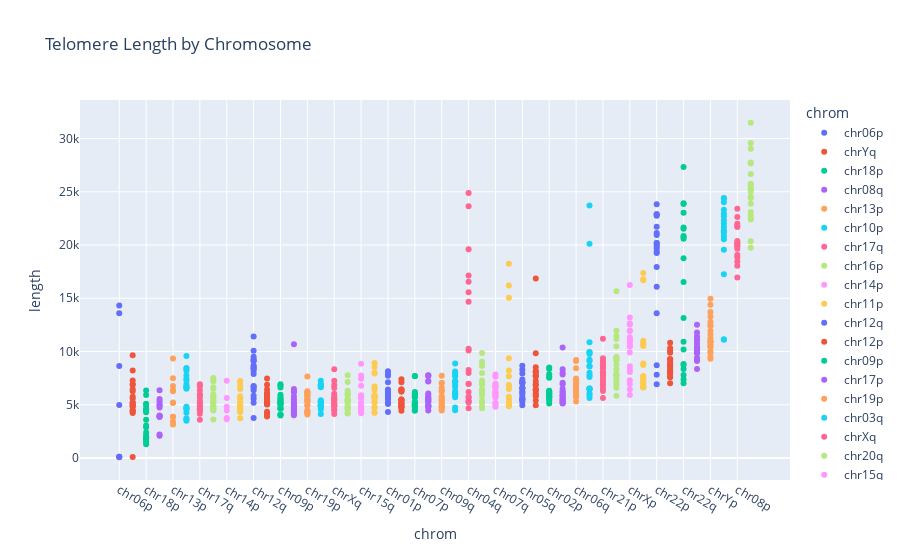

Notebook source saved alongside this figure:
### Code cell
fig = px.scatter(masterdf.sort_values('length'), x='chrom', y='length',color ='chrom', 
             title = 'Telomere Length by Chromosome',)
fig.show()

### Figure 1 — Plotly figure (JSON) as saved in the notebook; plotly's stock layout.template omitted (floating-point values rounded to 4 significant figures)
{"data": [{"hovertemplate": "chrom=%{x}<br>length=%{y}<extra></extra>", "legendgroup": "chr06p", "marker": {"color": "#636efa", "symbol": "circle"}, "mode": "markers", "name": "chr06p", "orientation": "v", "showlegend": true, "type": "scatter", "x": ["chr06p", "chr06p", "chr06p", "chr06p", "chr06p", "chr06p", "chr06p"], "xaxis": "x", "y": [70, 119, 120, 4982.0, 8651, 13583, 14321], "yaxis": "y"}, {"hovertemplate": "chrom=%{x}<br>length=%{y}<extra></extra>", "legendgroup": "chrYq", "marker": {"color": "#EF553B", "symbol": "circle"}, "mode": "markers", "name": "chrYq", "orientation": "v", "showlegend": true, "type": "scatter", "x": ["chrYq", "chrYq", "chrYq", "chrYq", "chrYq", "chrYq", "chrYq", "chrYq", "chrYq", "chrYq", "chrYq", "chrYq", "chrYq", "chrYq", "chrYq", "chrYq", "chrYq", "chrYq", "chrYq", "chrYq"], "xaxis": "x", "y": [93, 4224, 4340, 4448.0, 4481, 4819, 4849, 4980.0, 5056, 5171, 5224, 5593, 5751, 6262, 6460.0, 6893, 6909, 7269, 8224.0, 9648], "yaxis": "y"}, {"hovertemplate": "chrom=%{x}<br>length=%{y}<extra></extra>", "legendgroup": "chr18p", "marker": {"color": "#00cc96", "symbol": "circle"}, "mode": "markers", "name": "chr18p", "orientation": "v", "showlegend": true, "type": "scatter", "x": ["chr18p", "chr18p", "chr18p", "chr18p", "chr18p", "chr18p", "chr18p", "chr18p", "chr18p", "chr18p", "chr18p", "chr18p", "chr18p", "chr18p", "chr18p", "chr18p", "chr18p", "chr18p", "chr18p", "chr18p"], "xaxis": "x", "y": [1284, 1537, 1721, 1864, 1905, 1917, 2008.0, 2096.0, 2399, 2896.0, 3058, 3602.0, 4300, 4472, 4519, 4676, 5012, 5084.0, 5916.0, 6343], "yaxis": "y"}, {"hovertemplate": "chrom=%{x}<br>length=%{y}<extra></extra>", "legendgroup": "chr08q", "marker": {"color": "#ab63fa", "symbol": "circle"}, "mode": "markers", "name": "chr08q", "orientation": "v", "showlegend": true, "type": "scatter", "x": ["chr08q", "chr08q", "chr08q", "chr08q", "chr08q", "chr08q", "chr08q", "chr08q", "chr08q", "chr08q", "chr08q", "chr08q"], "xaxis": "x", "y": [2080, 2195, 3848, 3899, 3936, 3998, 4748, 4928, 5055, 5336.0, 5544, 6364.0], "yaxis": "y"}, {"hovertemplate": "chrom=%{x}<br>length=%{y}<extra></extra>", "legendgroup": "chr13p", "marker": {"color": "#FFA15A", "symbol": "circle"}, "mode": "markers", "name": "chr13p", "orientation": "v", "showlegend": true, "type": "scatter", "x": ["chr13p", "chr13p", "chr13p", "chr13p", "chr13p", "chr13p", "chr13p", "chr13p", "chr13p", "chr13p", "chr13p"], "xaxis": "x", "y": [3156.0, 3431, 3864, 3872, 5176.0, 5216, 6257, 6375, 6772.0, 7491, 9339], "yaxis": "y"}, {"hovertemplate": "chrom=%{x}<br>length=%{y}<extra></extra>", "legendgroup": "chr10p", "marker": {"color": "#19d3f3", "symbol": "circle"}, "mode": "markers", "name": "chr10p", "orientation": "v", "showlegend": true, "type": "scatter", "x": ["chr10p", "chr10p", "chr10p", "chr10p", "chr10p", "chr10p", "chr10p", "chr10p", "chr10p", "chr10p", "chr10p", "chr10p", "chr10p", "chr10p", "chr10p", "chr10p", "chr10p", "chr10p", "chr10p", "chr10p"], "xaxis": "x", "y": [3503, 3650, 3728, 4250.0, 4549, 4661, 4694.0, 4818, 6497, 6628, 6636, 6706.0, 6927, 7268.0, 7436.0, 7745, 8199, 8383, 8443, 9573], "yaxis": "y"}, {"hovertemplate": "chrom=%{x}<br>length=%{y}<extra></extra>", "legendgroup": "chr17q", "marker": {"color": "#FF6692", "symbol": "circle"}, "mode": "markers", "name": "chr17q", "orientation": "v", "showlegend": true, "type": "scatter", "x": ["chr17q", "chr17q", "chr17q", "chr17q", "chr17q", "chr17q", "chr17q", "chr17q", "chr17q", "chr17q", "chr17q", "chr17q", "chr17q", "chr17q", "chr17q", "chr17q", "chr17q", "chr17q", "chr17q", "chr17q"], "xaxis": "x", "y": [3591, 4152, 4463, 4496, 4517, 4518, 4633, 4641, 4645, 4874, 4896, 5140.0, 5172.0, 5376, 5680.0, 5914.0, 5965, 6374.0, 6738.0, 6918], "yaxis": "y"}, {"hovertemplate": "chrom=%{x}<br>length=%{y}<extra></extra>", "legendgroup": "chr16p", "marker": {"color": "#B6E880", "symbol": "circle"}, "mode": "markers", "name": "chr16p", "orientation": "v", "showlegend": true, "type": "scatter", "x": ["chr16p", "chr16p", "chr16p", "chr16p", "chr16p", "chr16p", "chr16p", "chr16p", "chr16p", "chr16p", "chr16p", "chr16p", "chr16p", "chr16p", "chr16p", "chr16p", "chr16p", "chr16p", "chr16p", "chr16p"], "xaxis": "x", "y": [3623, 4452, 4609, 4630, 4715, 4878, 4904, 5182, 5248.0, 5296.0, 5460, 5620.0, 5743, 5767, 5984, 6502.0, 6646.0, 7217, 7353, 7522], "yaxis": "y"}, {"hovertemplate": "chrom=%{x}<br>length=%{y}<extra></extra>", "legendgroup": "chr14p", "marker": {"color": "#FF97FF", "symbol": "circle"}, "mode": "markers", "name": "chr14p", "orientation": "v", "showlegend": true, "type": "scatter", "x": ["chr14p", "chr14p", "chr14p", "chr14p", "chr14p", "chr14p"], "xaxis": "x", "y": [3630, 3762, 4470, 4806, 5623, 7255], "yaxis": "y"}, {"hovertemplate": "chrom=%{x}<br>length=%{y}<extra></extra>", "legendgroup": "chr11p", "marker": {"color": "#FECB52", "symbol": "circle"}, "mode": "markers", "name": "chr11p", "orientation": "v", "showlegend": true, "type": "scatter", "x": ["chr11p", "chr11p", "chr11p", "chr11p", "chr11p", "chr11p", "chr11p", "chr11p", "chr11p", "chr11p", "chr11p", "chr11p", "chr11p", "chr11p", "chr11p", "chr11p", "chr11p", "chr11p", "chr11p", "chr11p"], "xaxis": "x", "y": [3735, 4306, 4479, 4598, 4658.0, 4720.0, 4797, 4934, 4947, 5012, 5144.0, 5172, 5226.0, 5607, 5632.0, 5801, 6479, 6724.0, 7054, 7238], "yaxis": "y"}, {"hovertemplate": "chrom=%{x}<br>length=%{y}<extra></extra>", "legendgroup": "chr12q", "marker": {"color": "#636efa", "symbol": "circle"}, "mode": "markers", "name": "chr12q", "orientation": "v", "showlegend": true, "type": "scatter", "x": ["chr12q", "chr12q", "chr12q", "chr12q", "chr12q", "chr12q", "chr12q", "chr12q", "chr12q", "chr12q", "chr12q", "chr12q", "chr12q", "chr12q", "chr12q", "chr12q", "chr12q", "chr12q", "chr12q", "chr12q"], "xaxis": "x", "y": [3759, 5189, 5558, 5840, 6352.0, 6581, 6703, 6753, 7887, 8168, 8408, 8410.0, 8568.0, 8694, 9102, 9122, 9264, 9503, 10071, 11408], "yaxis": "y"}, {"hovertemplate": "chrom=%{x}<br>length=%{y}<extra></extra>", "legendgroup": "chr12p", "marker": {"color": "#EF553B", "symbol": "circle"}, "mode": "markers", "name": "chr12p", "orientation": "v", "showlegend": true, "type": "scatter", "x": ["chr12p", "chr12p", "chr12p", "chr12p", "chr12p", "chr12p", "chr12p", "chr12p", "chr12p", "chr12p", "chr12p", "chr12p", "chr12p", "chr12p", "chr12p", "chr12p", "chr12p", "chr12p", "chr12p", "chr12p"], "xaxis": "x", "y": [3890, 4046, 4219, 4332.0, 5034.0, 5053, 5086, 5197, 5239, 5311, 5327, 5472.0, 5576.0, 5737, 5852, 5991, 6107, 6442.0, 6888.0, 7475], "yaxis": "y"}, {"hovertemplate": "chrom=%{x}<br>length=%{y}<extra></extra>", "legendgroup": "chr09p", "marker": {"color": "#00cc96", "symbol": "circle"}, "mode": "markers", "name": "chr09p", "orientation": "v", "showlegend": true, "type": "scatter", "x": ["chr09p", "chr09p", "chr09p", "chr09p", "chr09p", "chr09p", "chr09p", "chr09p", "chr09p", "chr09p", "chr09p", "chr09p", "chr09p", "chr09p", "chr09p", "chr09p", "chr09p", "chr09p", "chr09p", "chr09p"], "xaxis": "x", "y": [3997, 4071, 4085, 4635, 4675, 4677, 4946.0, 5067, 5136.0, 5151, 5264.0, 5299, 5465, 5480, 5577, 5758.0, 5938.0, 6632.0, 6816.0, 6916], "yaxis": "y"}, {"hovertemplate": "chrom=%{x}<br>length=%{y}<extra></extra>", "legendgroup": "chr17p", "marker": {"color": "#ab63fa", "symbol": "circle"}, "mode": "markers", "name": "chr17p", "orientation": "v", "showlegend": true, "type": "scatter", "x": ["chr17p", "chr17p", "chr17p", "chr17p", "chr17p", "chr17p", "chr17p", "chr17p", "chr17p", "chr17p", "chr17p", "chr17p", "chr17p", "chr17p", "chr17p", "chr17p", "chr17p", "chr17p"], "xaxis": "x", "y": [4006.0, 4161, 4306.0, 4490, 4616.0, 4626.0, 4664, 4769, 4970.0, 5014.0, 5159, 5436.0, 5500.0, 5789, 6193, 6226.0, 6486, 10682], "yaxis": "y"}, {"hovertemplate": "chrom=%{x}<br>length=%{y}<extra></extra>", "legendgroup": "chr19p", "marker": {"color": "#FFA15A", "symbol": "circle"}, "mode": "markers", "name": "chr19p", "orientation": "v", "showlegend": true, "type": "scatter", "x": ["chr19p", "chr19p", "chr19p", "chr19p", "chr19p", "chr19p", "chr19p", "chr19p", "chr19p", "chr19p", "chr19p", "chr19p", "chr19p", "chr19p", "chr19p", "chr19p", "chr19p", "chr19p", "chr19p", "chr19p"], "xaxis": "x", "y": [4094, 4223, 4262, 4442, 4461, 4937, 4979, 5284.0, 5378, 5386.0, 5551, 5595, 5847, 5854, 5934.0, 6116, 6158, 6164.0, 6270, 7644], "yaxis": "y"}, {"hovertemplate": "chrom=%{x}<br>length=%{y}<extra></extra>", "legendgroup": "chr03q", "marker": {"color": "#19d3f3", "symbol": "circle"}, "mode": "markers", "name": "chr03q", "orientation": "v", "showlegend": true, "type": "scatter", "x": ["chr03q", "chr03q", "chr03q", "chr03q", "chr03q", "chr03q", "chr03q", "chr03q", "chr03q", "chr03q", "chr03q", "chr03q", "chr03q", "chr03q", "chr03q", "chr03q", "chr03q", "chr03q", "chr03q", "chr03q"], "xaxis": "x", "y": [4132, 4584, 4818, 4869, 4909, 4914, 4961, 4979, 5027, 5159, 5232.0, 5281, 5307, 5426, 6642.0, 6738, 6857, 6884, 6888.0, 7264], "yaxis": "y"}, {"hovertemplate": "chrom=%{x}<br>length=%{y}<extra></extra>", "legendgroup": "chrXq", "marker": {"color": "#FF6692", "symbol": "circle"}, "mode": "markers", "name": "chrXq", "orientation": "v", "showlegend": true, "type": "scatter", "x": ["chrXq", "chrXq", "chrXq", "chrXq", "chrXq", "chrXq", "chrXq", "chrXq", "chrXq", "chrXq", "chrXq", "chrXq", "chrXq", "chrXq", "chrXq", "chrXq", "chrXq", "chrXq", "chrXq", "chrXq"], "xaxis": "x", "y": [4133, 4502, 4510, 4835, 4860.0, 4952, 5023, 5032.0, 5086, 5289, 5416.0, 5552, 5588.0, 5644, 5851, 6031, 6576.0, 6862, 7250.0, 8331], "yaxis": "y"}, {"hovertemplate": "chrom=%{x}<br>length=%{y}<extra></extra>", "legendgroup": "chr20q", "marker": {"color": "#B6E880", "symbol": "circle"}, "mode": "markers", "name": "chr20q", "orientation": "v", "showlegend": true, "type": "scatter", "x": ["chr20q", "chr20q", "chr20q", "chr20q", "chr20q", "chr20q", "chr20q", "chr20q", "chr20q", "chr20q", "chr20q", "chr20q", "chr20q", "chr20q", "chr20q", "chr20q", "chr20q", "chr20q", "chr20q", "chr20q"], "xaxis": "x", "y": [4169, 4196, 4574, 4596, 4717, 4726, 4841, 4997, 5250, 5342, 5374, 5452.0, 5504, 5524, 5928.0, 5956.0, 6136, 6304.0, 7134, 7768], "yaxis": "y"}, {"hovertemplate": "chrom=%{x}<br>length=%{y}<extra></extra>", "legendgroup": "chr15q", "marker": {"color": "#FF97FF", "symbol": "circle"}, "mode": "markers", "name": "chr15q", "orientation": "v", "showlegend": true, "type": "scatter", "x": ["chr15q", "chr15q", "chr15q", "chr15q", "chr15q", "chr15q", "chr15q", "chr15q", "chr15q", "chr15q", "chr15q", "chr15q", "chr15q", "chr15q", "chr15q", "chr15q", "chr15q", "chr15q", "chr15q", "chr15q"], "xaxis": "x", "y": [4208.0, 4396.0, 4401, 4440, 4554.0, 4727, 4772, 4774, 4909, 5058, 5098, 5200.0, 5598, 5811, 5814.0, 5890.0, 6775, 7436, 7736, 8847], "yaxis": "y"}, {"hovertemplate": "chrom=%{x}<br>length=%{y}<extra></extra>", "legendgroup": "chr01q", "marker": {"color": "#FECB52", "symbol": "circle"}, "mode": "markers", "name": "chr01q", "orientation": "v", "showlegend": true, "type": "scatter", "x": ["chr01q", "chr01q", "chr01q", "chr01q", "chr01q", "chr01q", "chr01q", "chr01q", "chr01q", "chr01q", "chr01q", "chr01q", "chr01q", "chr01q", "chr01q", "chr01q", "chr01q", "chr01q", "chr01q", "chr01q"], "xaxis": "x", "y": [4240, 4261, 4709, 4759, 5204, 5262, 5612, 5652, 5755, 5780.0, 5835, 5865, 5907, 6400, 6649, 6721, 7932, 7996, 8536.0, 8914.0], "yaxis": "y"}, {"hovertemplate": "chrom=%{x}<br>length=%{y}<extra></extra>", "legendgroup": "chr01p", "marker": {"color": "#636efa", "symbol": "circle"}, "mode": "markers", "name": "chr01p", "orientation": "v", "showlegend": true, "type": "scatter", "x": ["chr01p", "chr01p", "chr01p", "chr01p", "chr01p", "chr01p", "chr01p", "chr01p", "chr01p", "chr01p", "chr01p", "chr01p", "chr01p", "chr01p", "chr01p", "chr01p", "chr01p", "chr01p", "chr01p", "chr01p"], "xaxis": "x", "y": [4310.0, 5064, 5154, 5189, 5553, 5556, 5646, 5718, 5816.0, 5818, 5819, 5855, 6049, 6102.0, 6333, 6426, 7125, 7723, 7898.0, 8140.0], "yaxis": "y"}, {"hovertemplate": "chrom=%{x}<br>length=%{y}<extra></extra>", "legendgroup": "chr20p", "marker": {"color": "#EF553B", "symbol": "circle"}, "mode": "markers", "name": "chr20p", "orientation": "v", "showlegend": true, "type": "scatter", "x": ["chr20p", "chr20p", "chr20p", "chr20p", "chr20p", "chr20p", "chr20p", "chr20p", "chr20p", "chr20p", "chr20p", "chr20p", "chr20p", "chr20p", "chr20p", "chr20p", "chr20p", "chr20p", "chr20p", "chr20p"], "xaxis": "x", "y": [4439, 4740.0, 4749, 4788, 4861, 5006.0, 5076, 5174, 5176.0, 5415, 5422.0, 5500.0, 5500.0, 6235, 6251, 6401, 6431, 6438.0, 7119, 7400.0], "yaxis": "y"}, {"hovertemplate": "chrom=%{x}<br>length=%{y}<extra></extra>", "legendgroup": "chr07p", "marker": {"color": "#00cc96", "symbol": "circle"}, "mode": "markers", "name": "chr07p", "orientation": "v", "showlegend": true, "type": "scatter", "x": ["chr07p", "chr07p", "chr07p", "chr07p", "chr07p", "chr07p", "chr07p", "chr07p", "chr07p", "chr07p", "chr07p", "chr07p", "chr07p", "chr07p", "chr07p", "chr07p", "chr07p", "chr07p", "chr07p", "chr07p"], "xaxis": "x", "y": [4443, 4507, 4719, 4866, 4919, 4942, 5018, 5053, 5079, 5198, 5296, 5702, 5723, 5856, 5918, 6016, 6024, 6201, 7687, 7711], "yaxis": "y"}, {"hovertemplate": "chrom=%{x}<br>length=%{y}<extra></extra>", "legendgroup": "chr11q", "marker": {"color": "#ab63fa", "symbol": "circle"}, "mode": "markers", "name": "chr11q", "orientation": "v", "showlegend": true, "type": "scatter", "x": ["chr11q", "chr11q", "chr11q", "chr11q", "chr11q", "chr11q", "chr11q", "chr11q", "chr11q", "chr11q", "chr11q", "chr11q", "chr11q", "chr11q", "chr11q", "chr11q", "chr11q", "chr11q", "chr11q", "chr11q"], "xaxis": "x", "y": [4450, 4781, 4810, 4877, 4946, 4962, 5224, 5380.0, 5457, 5458.0, 5546, 5664, 5689, 5922, 6064, 7178, 7227, 7701, 7748, 7767], "yaxis": "y"}, {"hovertemplate": "chrom=%{x}<br>length=%{y}<extra></extra>", "legendgroup": "chr09q", "marker": {"color": "#FFA15A", "symbol": "circle"}, "mode": "markers", "name": "chr09q", "orientation": "v", "showlegend": true, "type": "scatter", "x": ["chr09q", "chr09q", "chr09q", "chr09q", "chr09q", "chr09q", "chr09q", "chr09q", "chr09q", "chr09q", "chr09q", "chr09q", "chr09q", "chr09q", "chr09q", "chr09q", "chr09q", "chr09q", "chr09q", "chr09q"], "xaxis": "x", "y": [4456, 4615, 4738, 4807, 4810.0, 4993, 5054.0, 5202.0, 5372, 5472, 5544.0, 5627, 5787, 6253, 6294.0, 6314, 6589, 7039, 7040, 7734], "yaxis": "y"}, {"hovertemplate": "chrom=%{x}<br>length=%{y}<extra></extra>", "legendgroup": "chr05p", "marker": {"color": "#19d3f3", "symbol": "circle"}, "mode": "markers", "name": "chr05p", "orientation": "v", "showlegend": true, "type": "scatter", "x": ["chr05p", "chr05p", "chr05p", "chr05p", "chr05p", "chr05p", "chr05p", "chr05p", "chr05p", "chr05p", "chr05p", "chr05p", "chr05p", "chr05p", "chr05p", "chr05p", "chr05p", "chr05p", "chr05p", "chr05p"], "xaxis": "x", "y": [4474, 4740.0, 5710, 5936.0, 5985, 6075, 6107, 6277, 6658.0, 6870, 7136.0, 7166, 7181, 7185, 7197, 7649, 7810, 7980, 8122, 8883], "yaxis": "y"}, {"hovertemplate": "chrom=%{x}<br>length=%{y}<extra></extra>", "legendgroup": "chr04q", "marker": {"color": "#FF6692", "symbol": "circle"}, "mode": "markers", "name": "chr04q", "orientation": "v", "showlegend": true, "type": "scatter", "x": ["chr04q", "chr04q", "chr04q", "chr04q", "chr04q", "chr04q", "chr04q", "chr04q", "chr04q", "chr04q", "chr04q", "chr04q", "chr04q", "chr04q", "chr04q", "chr04q", "chr04q", "chr04q", "chr04q", "chr04q"], "xaxis": "x", "y": [4676.0, 5206, 5330, 5343, 5656, 5750.0, 6198.0, 6947, 6964, 7990, 8264, 10091, 10259, 14680.0, 15570.0, 16552, 17149, 19605, 23650.0, 24890.0], "yaxis": "y"}, {"hovertemplate": "chrom=%{x}<br>length=%{y}<extra></extra>", "legendgroup": "chr03p", "marker": {"color": "#B6E880", "symbol": "circle"}, "mode": "markers", "name": "chr03p", "orientation": "v", "showlegend": true, "type": "scatter", "x": ["chr03p", "chr03p", "chr03p", "chr03p", "chr03p", "chr03p", "chr03p", "chr03p", "chr03p", "chr03p", "chr03p", "chr03p", "chr03p", "chr03p", "chr03p", "chr03p", "chr03p", "chr03p", "chr03p", "chr03p"], "xaxis": "x", "y": [4678, 4842, 5211, 5386.0, 5837, 5968, 6070, 6188.0, 6391, 6464.0, 6902.0, 7010.0, 7026.0, 7082.0, 7273, 7974.0, 8657, 8694.0, 9040, 9864], "yaxis": "y"}, {"hovertemplate": "chrom=%{x}<br>length=%{y}<extra></extra>", "legendgroup": "chr07q", "marker": {"color": "#FF97FF", "symbol": "circle"}, "mode": "markers", "name": "chr07q", "orientation": "v", "showlegend": true, "type": "scatter", "x": ["chr07q", "chr07q", "chr07q", "chr07q", "chr07q", "chr07q", "chr07q", "chr07q", "chr07q", "chr07q", "chr07q", "chr07q", "chr07q", "chr07q", "chr07q", "chr07q", "chr07q", "chr07q", "chr07q", "chr07q"], "xaxis": "x", "y": [4824.0, 4984.0, 5145, 5168, 5680.0, 5850.0, 5862, 5933, 6138.0, 6173, 6206.0, 6443, 6659, 6722, 6724, 6809, 6872.0, 6990.0, 7624, 7837], "yaxis": "y"}, {"hovertemplate": "chrom=%{x}<br>length=%{y}<extra></extra>", "legendgroup": "chr02q", "marker": {"color": "#FECB52", "symbol": "circle"}, "mode": "markers", "name": "chr02q", "orientation": "v", "showlegend": true, "type": "scatter", "x": ["chr02q", "chr02q", "chr02q", "chr02q", "chr02q", "chr02q", "chr02q", "chr02q", "chr02q", "chr02q", "chr02q", "chr02q", "chr02q", "chr02q", "chr02q", "chr02q", "chr02q", "chr02q", "chr02q", "chr02q"], "xaxis": "x", "y": [4851, 4924.0, 4964, 5054, 5063, 5192.0, 5292, 5342, 5460, 5747, 6469, 6766, 6810.0, 6864, 7665, 8218, 9374, 15050.0, 16198, 18246], "yaxis": "y"}, {"hovertemplate": "chrom=%{x}<br>length=%{y}<extra></extra>", "legendgroup": "chr05q", "marker": {"color": "#636efa", "symbol": "circle"}, "mode": "markers", "name": "chr05q", "orientation": "v", "showlegend": true, "type": "scatter", "x": ["chr05q", "chr05q", "chr05q", "chr05q", "chr05q", "chr05q", "chr05q", "chr05q", "chr05q", "chr05q", "chr05q", "chr05q", "chr05q", "chr05q", "chr05q", "chr05q", "chr05q", "chr05q", "chr05q", "chr05q"], "xaxis": "x", "y": [4947, 5259, 5477, 5482, 5526.0, 5676, 5948, 6173, 6227, 6525, 6552, 6611, 6990, 7080, 7119, 7150.0, 7368, 7930, 8284, 8655], "yaxis": "y"}, {"hovertemplate": "chrom=%{x}<br>length=%{y}<extra></extra>", "legendgroup": "chr16q", "marker": {"color": "#EF553B", "symbol": "circle"}, "mode": "markers", "name": "chr16q", "orientation": "v", "showlegend": true, "type": "scatter", "x": ["chr16q", "chr16q", "chr16q", "chr16q", "chr16q", "chr16q", "chr16q", "chr16q", "chr16q", "chr16q", "chr16q", "chr16q", "chr16q", "chr16q", "chr16q", "chr16q", "chr16q", "chr16q", "chr16q", "chr16q"], "xaxis": "x", "y": [4956.0, 5401, 5799, 5914, 6059, 6338.0, 6408, 6454, 6823, 6924.0, 7229, 7655, 7718, 7744, 8086, 8101, 8144.0, 8518.0, 9827, 16847], "yaxis": "y"}, {"hovertemplate": "chrom=%{x}<br>length=%{y}<extra></extra>", "legendgroup": "chr02p", "marker": {"color": "#00cc96", "symbol": "circle"}, "mode": "markers", "name": "chr02p", "orientation": "v", "showlegend": true, "type": "scatter", "x": ["chr02p", "chr02p", "chr02p", "chr02p", "chr02p", "chr02p", "chr02p", "chr02p", "chr02p", "chr02p", "chr02p", "chr02p", "chr02p", "chr02p", "chr02p", "chr02p", "chr02p", "chr02p", "chr02p", "chr02p"], "xaxis": "x", "y": [5110, 5411, 5521, 5698, 5699, 5784.0, 5842, 5962.0, 5974, 6004.0, 6100.0, 6133, 6199, 6287, 6326, 7547, 7646.0, 7858.0, 8352, 8507], "yaxis": "y"}, {"hovertemplate": "chrom=%{x}<br>length=%{y}<extra></extra>", "legendgroup": "chr13q", "marker": {"color": "#ab63fa", "symbol": "circle"}, "mode": "markers", "name": "chr13q", "orientation": "v", "showlegend": true, "type": "scatter", "x": ["chr13q", "chr13q", "chr13q", "chr13q", "chr13q", "chr13q", "chr13q", "chr13q", "chr13q", "chr13q", "chr13q", "chr13q", "chr13q", "chr13q", "chr13q", "chr13q", "chr13q", "chr13q", "chr13q", "chr13q"], "xaxis": "x", "y": [5119, 5165, 5278, 5282.0, 5480, 5515, 5551, 5733, 5822.0, 5892, 6018, 6207, 6227, 6491, 6926.0, 7056, 7835, 7997, 8340, 10365], "yaxis": "y"}, {"hovertemplate": "chrom=%{x}<br>length=%{y}<extra></extra>", "legendgroup": "chr06q", "marker": {"color": "#FFA15A", "symbol": "circle"}, "mode": "markers", "name": "chr06q", "orientation": "v", "showlegend": true, "type": "scatter", "x": ["chr06q", "chr06q", "chr06q", "chr06q", "chr06q", "chr06q", "chr06q", "chr06q", "chr06q", "chr06q", "chr06q", "chr06q", "chr06q", "chr06q", "chr06q", "chr06q", "chr06q", "chr06q", "chr06q", "chr06q"], "xaxis": "x", "y": [5304.0, 5701, 5776.0, 5932, 6134.0, 6245, 6282, 6549, 6602, 6782.0, 6976, 6992, 7000, 7086, 7183, 7288.0, 7471, 8421, 9115, 9202.0], "yaxis": "y"}, {"hovertemplate": "chrom=%{x}<br>length=%{y}<extra></extra>", "legendgroup": "chr10q", "marker": {"color": "#19d3f3", "symbol": "circle"}, "mode": "markers", "name": "chr10q", "orientation": "v", "showlegend": true, "type": "scatter", "x": ["chr10q", "chr10q", "chr10q", "chr10q", "chr10q", "chr10q", "chr10q", "chr10q", "chr10q", "chr10q", "chr10q", "chr10q", "chr10q", "chr10q", "chr10q", "chr10q", "chr10q", "chr10q", "chr10q", "chr10q"], "xaxis": "x", "y": [5625, 5901, 6087, 6448, 6488.0, 6519, 6531, 7616.0, 7773, 8015, 8589, 8630, 9114.0, 9225, 9763, 9942, 9944.0, 10861, 20116, 23712], "yaxis": "y"}, {"hovertemplate": "chrom=%{x}<br>length=%{y}<extra></extra>", "legendgroup": "chr21p", "marker": {"color": "#FF6692", "symbol": "circle"}, "mode": "markers", "name": "chr21p", "orientation": "v", "showlegend": true, "type": "scatter", "x": ["chr21p", "chr21p", "chr21p", "chr21p", "chr21p", "chr21p", "chr21p", "chr21p", "chr21p", "chr21p", "chr21p", "chr21p", "chr21p", "chr21p", "chr21p", "chr21p", "chr21p", "chr21p", "chr21p", "chr21p"], "xaxis": "x", "y": [5632.0, 6298, 6504.0, 6800, 6924, 7142, 7402.0, 7624.0, 7693, 7941, 8026.0, 8117, 8428, 8548, 8710, 8807, 8963, 9211, 9366, 11188], "yaxis": "y"}, {"hovertemplate": "chrom=%{x}<br>length=%{y}<extra></extra>", "legendgroup": "chr15p", "marker": {"color": "#B6E880", "symbol": "circle"}, "mode": "markers", "name": "chr15p", "orientation": "v", "showlegend": true, "type": "scatter", "x": ["chr15p", "chr15p", "chr15p", "chr15p", "chr15p", "chr15p", "chr15p", "chr15p", "chr15p", "chr15p", "chr15p", "chr15p", "chr15p", "chr15p", "chr15p", "chr15p", "chr15p", "chr15p", "chr15p", "chr15p"], "xaxis": "x", "y": [5842.0, 6603, 6911, 7128.0, 7425, 7657, 7748.0, 7828, 7912.0, 8345, 8782, 9183, 9242, 9431, 9495, 10500.0, 11170.0, 11480.0, 11945, 15670.0], "yaxis": "y"}, {"hovertemplate": "chrom=%{x}<br>length=%{y}<extra></extra>", "legendgroup": "chrXp", "marker": {"color": "#FF97FF", "symbol": "circle"}, "mode": "markers", "name": "chrXp", "orientation": "v", "showlegend": true, "type": "scatter", "x": ["chrXp", "chrXp", "chrXp", "chrXp", "chrXp", "chrXp", "chrXp", "chrXp", "chrXp", "chrXp", "chrXp", "chrXp", "chrXp", "chrXp", "chrXp", "chrXp", "chrXp", "chrXp", "chrXp", "chrXp"], "xaxis": "x", "y": [5927, 6456.0, 6943, 7310, 8081, 8304, 8607, 9901, 10471, 10520.0, 10806, 11026, 11104, 11329, 11922, 11945, 12542, 12633, 13204, 16250.0], "yaxis": "y"}, {"hovertemplate": "chrom=%{x}<br>length=%{y}<extra></extra>", "legendgroup": "chr04p", "marker": {"color": "#FECB52", "symbol": "circle"}, "mode": "markers", "name": "chr04p", "orientation": "v", "showlegend": true, "type": "scatter", "x": ["chr04p", "chr04p", "chr04p", "chr04p", "chr04p", "chr04p", "chr04p", "chr04p", "chr04p", "chr04p", "chr04p", "chr04p", "chr04p", "chr04p", "chr04p", "chr04p", "chr04p", "chr04p", "chr04p", "chr04p"], "xaxis": "x", "y": [6609, 6645, 6676.0, 6837, 7086, 7111, 7312, 7463, 7522, 7621, 7698.0, 8734, 8877, 10514, 10629, 10767, 11020, 16680.0, 16792, 17370.0], "yaxis": "y"}, {"hovertemplate": "chrom=%{x}<br>length=%{y}<extra></extra>", "legendgroup": "chr22p", "marker": {"color": "#636efa", "symbol": "circle"}, "mode": "markers", "name": "chr22p", "orientation": "v", "showlegend": true, "type": "scatter", "x": ["chr22p", "chr22p", "chr22p", "chr22p", "chr22p", "chr22p", "chr22p", "chr22p", "chr22p", "chr22p", "chr22p", "chr22p", "chr22p", "chr22p", "chr22p", "chr22p", "chr22p", "chr22p", "chr22p", "chr22p"], "xaxis": "x", "y": [6915, 7822.0, 8710.0, 13590.0, 16080.0, 17930.0, 19257, 19362, 19653, 19847, 20013, 20194, 20194, 20940.0, 21120.0, 21710.0, 22748, 22880.0, 22899, 23840.0], "yaxis": "y"}, {"hovertemplate": "chrom=%{x}<br>length=%{y}<extra></extra>", "legendgroup": "chr14q", "marker": {"color": "#EF553B", "symbol": "circle"}, "mode": "markers", "name": "chr14q", "orientation": "v", "showlegend": true, "type": "scatter", "x": ["chr14q", "chr14q", "chr14q", "chr14q", "chr14q", "chr14q", "chr14q", "chr14q", "chr14q", "chr14q", "chr14q", "chr14q", "chr14q", "chr14q", "chr14q", "chr14q", "chr14q", "chr14q", "chr14q", "chr14q"], "xaxis": "x", "y": [7017, 7592.0, 7622, 7918.0, 7972.0, 8181, 8201, 8225, 8457, 8684.0, 8693, 8825, 8901, 9218.0, 9253, 9291, 9874.0, 10070, 10337, 10827], "yaxis": "y"}, {"hovertemplate": "chrom=%{x}<br>length=%{y}<extra></extra>", "legendgroup": "chr22q", "marker": {"color": "#00cc96", "symbol": "circle"}, "mode": "markers", "name": "chr22q", "orientation": "v", "showlegend": true, "type": "scatter", "x": ["chr22q", "chr22q", "chr22q", "chr22q", "chr22q", "chr22q", "chr22q", "chr22q", "chr22q", "chr22q", "chr22q", "chr22q", "chr22q", "chr22q", "chr22q", "chr22q", "chr22q", "chr22q", "chr22q", "chr22q"], "xaxis": "x", "y": [7031, 7370.0, 7796, 8346.0, 8739, 8824, 10196, 10909, 13140.0, 16527, 18760, 20581, 20764, 20849, 21532, 21635, 23025, 23858, 23920.0, 27326], "yaxis": "y"}, {"hovertemplate": "chrom=%{x}<br>length=%{y}<extra></extra>", "legendgroup": "chr18q", "marker": {"color": "#ab63fa", "symbol": "circle"}, "mode": "markers", "name": "chr18q", "orientation": "v", "showlegend": true, "type": "scatter", "x": ["chr18q", "chr18q", "chr18q", "chr18q", "chr18q", "chr18q", "chr18q", "chr18q", "chr18q", "chr18q", "chr18q", "chr18q", "chr18q", "chr18q", "chr18q", "chr18q", "chr18q", "chr18q", "chr18q", "chr18q"], "xaxis": "x", "y": [8363, 9120, 9349, 9386.0, 9833, 9909, 9916, 9921, 9933, 10057, 10170.0, 10313, 10338, 10429, 10719, 11028, 11180.0, 11421, 11784, 12521], "yaxis": "y"}, {"hovertemplate": "chrom=%{x}<br>length=%{y}<extra></extra>", "legendgroup": "chrYp", "marker": {"color": "#FFA15A", "symbol": "circle"}, "mode": "markers", "name": "chrYp", "orientation": "v", "showlegend": true, "type": "scatter", "x": ["chrYp", "chrYp", "chrYp", "chrYp", "chrYp", "chrYp", "chrYp", "chrYp", "chrYp", "chrYp", "chrYp", "chrYp", "chrYp", "chrYp", "chrYp", "chrYp", "chrYp", "chrYp", "chrYp", "chrYp"], "xaxis": "x", "y": [9323, 9476.0, 9892, 9999, 10410.0, 10510.0, 10690.0, 10940.0, 10941, 10960.0, 11210.0, 11571, 11920.0, 12363, 12520.0, 12805, 13300.0, 13705, 14383, 14944], "yaxis": "y"}, {"hovertemplate": "chrom=%{x}<br>length=%{y}<extra></extra>", "legendgroup": "chr21q", "marker": {"color": "#19d3f3", "symbol": "circle"}, "mode": "markers", "name": "chr21q", "orientation": "v", "showlegend": true, "type": "scatter", "x": ["chr21q", "chr21q", "chr21q", "chr21q", "chr21q", "chr21q", "chr21q", "chr21q", "chr21q", "chr21q", "chr21q", "chr21q", "chr21q", "chr21q", "chr21q", "chr21q", "chr21q", "chr21q", "chr21q", "chr21q"], "xaxis": "x", "y": [11115, 11141, 17246, 19555, 20548, 20856, 21210.0, 21242, 21250.0, 21327, 21339, 21690, 22016, 22330, 22704, 22940.0, 23309, 24022, 24367, 24409], "yaxis": "y"}, {"hovertemplate": "chrom=%{x}<br>length=%{y}<extra></extra>", "legendgroup": "chr08p", "marker": {"color": "#FF6692", "symbol": "circle"}, "mode": "markers", "name": "chr08p", "orientation": "v", "showlegend": true, "type": "scatter", "x": ["chr08p", "chr08p", "chr08p", "chr08p", "chr08p", "chr08p", "chr08p", "chr08p", "chr08p", "chr08p", "chr08p", "chr08p", "chr08p", "chr08p", "chr08p", "chr08p"], "xaxis": "x", "y": [16960.0, 18044, 18456, 18843, 19070.0, 19655, 19910.0, 19934, 20143, 20206, 20381, 21686, 21780.0, 21998, 22626, 23403], "yaxis": "y"}, {"hovertemplate": "chrom=%{x}<br>length=%{y}<extra></extra>", "legendgroup": "chr19q", "marker": {"color": "#B6E880", "symbol": "circle"}, "mode": "markers", "name": "chr19q", "orientation": "v", "showlegend": true, "type": "scatter", "x": ["chr19q", "chr19q", "chr19q", "chr19q", "chr19q", "chr19q", "chr19q", "chr19q", "chr19q", "chr19q", "chr19q", "chr19q", "chr19q", "chr19q", "chr19q", "chr19q", "chr19q", "chr19q", "chr19q", "chr19q"], "xaxis": "x", "y": [19740.0, 20354, 22393, 22530.0, 22850.0, 23097, 23872, 24421, 24528, 25020, 25230.0, 25330, 25605, 25759, 26660.0, 27651, 27740, 29048, 29574, 31483], "yaxis": "y"}], "layout": {"legend": {"title": {"text": "chrom"}, "tracegroupgap": 0}, "title": {"text": "Telomere Length by Chromosome"}, "xaxis": {"anchor": "y", "categoryarray": ["chr06p", "chrYq", "chr18p", "chr08q", "chr13p", "chr10p", "chr17q", "chr16p", "chr14p", "chr11p", "chr12q", "chr12p", "chr09p", "chr17p", "chr19p", "chr03q", "chrXq", "chr20q", "chr15q", "chr01q", "chr01p", "chr20p", "chr07p", "chr11q", "chr09q", "chr05p", "chr04q", "chr03p", "chr07q", "chr02q", "chr05q", "chr16q", "chr02p", "chr13q", "chr06q", "chr10q", "chr21p", "chr15p", "chrXp", "chr04p", "chr22p", "chr14q", "chr22q", "chr18q", "chrYp", "chr21q", "chr08p", "chr19q"], "categoryorder": "array", "domain": [0, 1], "title": {"text": "chrom"}}, "yaxis": {"anchor": "x", "domain": [0, 1], "title": {"text": "length"}}}}
